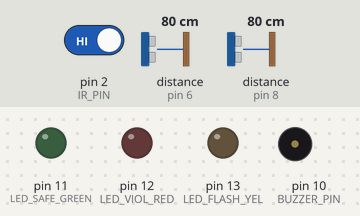
The sketch below on a simulated Arduino Uno, built with avr-gcc and run on an emulated ATmega328P. Shown: output pins drawn as LEDs (lit = HIGH), buzzer (waves = sounding). Wiring (inferred from the names in the program): 2 × ultrasonic range finder: trigger pin 7, echo pin 6 / trigger pin 9, echo pin 8. Dashed ring = blinking. The test bench sets the inputs (shaded band); at power-on: distance to the obstacle (sensors on pin 6, pin 8) 80 cm, pin 2 (IR_PIN) HIGH. The echo pulse lasts 58.3 µs per cm; pins used as bus, display or sensor lines are not drawn; what the sketch prints to the serial monitor is not drawn.

Above: at 1.5 s.
1.6 s: distance to the obstacle (sensor on pin 6) set to 21 cm
3.1 s: distance to the obstacle (sensor on pin 6) set to 17 cm
At 3.38 s:
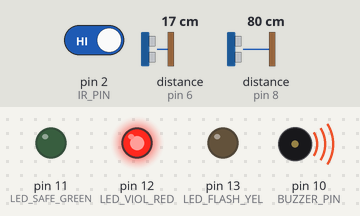
6.1 s: distance to the obstacle (sensor on pin 8) set to 21 cm
9.1 s: distance to the obstacle (sensor on pin 8) set to 17 cm
At 11.4 s:
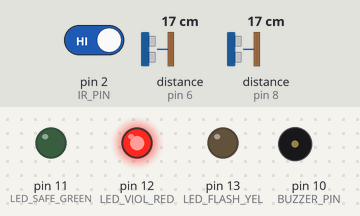
12.1 s: pin 2 (IR_PIN) driven LOW
At 14.4 s:
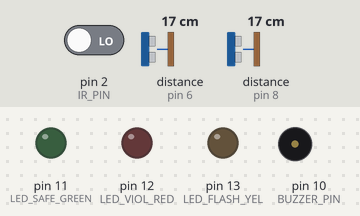
15.1 s: pin 2 (IR_PIN) driven HIGH
At 15.56 s:
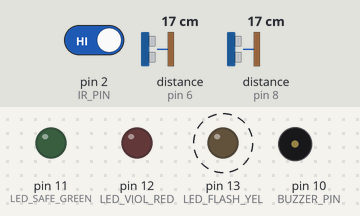
Timing chart, 0 to 19.1 s (numbered marks = the images above; inputs shaded):
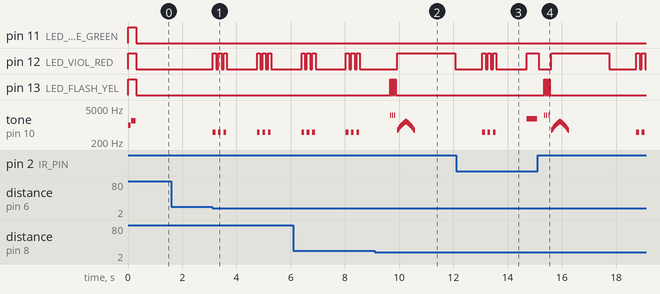

The sketch:

02-traffic-speed-radar.ino
```cpp
/*
 * =====================================================================================
 * PROJECT 02: High-Speed Traffic Radar & Automated Speed Camera Trap
 * Hardware: Arduino Uno + 2x Ultrasonic (HC-SR04) + 1x IR Sensor + 1x Buzzer + 3x LEDs
 * =====================================================================================
 *
 * ZERO RE-WIRING NEEDED (Same as Project 01!):
 * - Ultrasonic 1 (Entry Gate / Trap A) : TRIG = Pin 9, ECHO = Pin 8
 * - Ultrasonic 2 (Exit Gate  / Trap B) : TRIG = Pin 7, ECHO = Pin 6
 * - IR Sensor    (Stop-Line Camera)    : OUT  = Pin 2
 * - Buzzer       (Camera Shutter/Alarm): (+)  = Pin 10
 * - Green LED    (Safe Speed OK)       : (+)  = Pin 11
 * - Red LED      (Speed Violation / Cit): (+) = Pin 12
 * - Yellow LED   (Camera Strobe Flash) : (+)  = Pin 13
 *
 * SETUP ON TABLE:
 * Place Sensor 1 and Sensor 2 facing across your desk, separated by 10 cm.
 * =====================================================================================
 */

// --- PIN DEFINITIONS ---
const int TRIG_1 = 9;
const int ECHO_1 = 8;
const int TRIG_2 = 7;
const int ECHO_2 = 6;
const int IR_PIN = 2;
const int BUZZER_PIN = 10;

const int LED_SAFE_GREEN  = 11; // Safe speed
const int LED_VIOL_RED    = 12; // Speed / Red light violation
const int LED_FLASH_YEL   = 13; // Speed camera flash strobe

// --- RADAR CONFIGURATION ---
const float SENSOR_DISTANCE_CM = 10.0; // Distance between Sensor 1 & Sensor 2 in cm
const float SPEED_LIMIT_KMH    = 45.0; // Speed limit threshold in simulated km/h
const int   DETECTION_RANGE_CM = 18;   // Maximum distance to detect vehicle (cm)

// Function declarations
long getDistance(int trigPin, int echoPin);
void triggerCameraFlash();
void playViolationSiren();
void playSafeChirp();
void printTicket(float speedKmh, unsigned long transitMs, bool isViolation);

void setup() {
  Serial.begin(115200);
  Serial.println(F("\n=================================================="));
  Serial.println(F(" Project 02: High-Speed Radar & Speed Camera Trap "));
  Serial.println(F("=================================================="));

  pinMode(TRIG_1, OUTPUT);
  pinMode(ECHO_1, INPUT);
  pinMode(TRIG_2, OUTPUT);
  pinMode(ECHO_2, INPUT);
  pinMode(IR_PIN, INPUT_PULLUP);

  pinMode(BUZZER_PIN, OUTPUT);
  pinMode(LED_SAFE_GREEN, OUTPUT);
  pinMode(LED_VIOL_RED, OUTPUT);
  pinMode(LED_FLASH_YEL, OUTPUT);

  // Startup Calibration Test
  digitalWrite(LED_SAFE_GREEN, HIGH);
  digitalWrite(LED_VIOL_RED, HIGH);
  digitalWrite(LED_FLASH_YEL, HIGH);
  tone(BUZZER_PIN, 1000, 100); delay(120);
  tone(BUZZER_PIN, 1500, 150); delay(180);
  digitalWrite(LED_SAFE_GREEN, LOW);
  digitalWrite(LED_VIOL_RED, LOW);
  digitalWrite(LED_FLASH_YEL, LOW);

  Serial.println(F("[Ready] Speed Trap Armed!"));
  Serial.print(F("-> Sensor Spacing : ")); Serial.print(SENSOR_DISTANCE_CM); Serial.println(F(" cm"));
  Serial.print(F("-> Speed Limit    : ")); Serial.print(SPEED_LIMIT_KMH); Serial.println(F(" km/h"));
  Serial.println(F("-> Slide object past Sensor 1 then Sensor 2 to measure speed.\n"));
}

void loop() {
  // 1. Check for Stop-Line / Red Light Violation via IR Sensor
  if (digitalRead(IR_PIN) == LOW) {
    Serial.println(F("\n🚨 [RED LIGHT VIOLATION] Vehicle crossed intersection stop line!"));
    digitalWrite(LED_VIOL_RED, HIGH);
    tone(BUZZER_PIN, 1800, 400); delay(450);
    digitalWrite(LED_VIOL_RED, LOW);
    while (digitalRead(IR_PIN) == LOW); // Wait until clear
    delay(200);
    return;
  }

  // 2. Poll Sensor 1 (Entry Gate)
  long dist1 = getDistance(TRIG_1, ECHO_1);

  if (dist1 > 0 && dist1 <= DETECTION_RANGE_CM) {
    unsigned long t1 = micros(); // Entry timestamp in microseconds
    digitalWrite(LED_FLASH_YEL, HIGH); // Armed indicator

    // Wait for vehicle to reach Sensor 2 (timeout after 2.5 seconds)
    bool captured = false;
    unsigned long timeoutStart = millis();

    while (millis() - timeoutStart < 2500) {
      long dist2 = getDistance(TRIG_2, ECHO_2);

      if (dist2 > 0 && dist2 <= DETECTION_RANGE_CM) {
        unsigned long t2 = micros(); // Exit timestamp
        captured = true;
        digitalWrite(LED_FLASH_YEL, LOW);

        // Calculate time elapsed
        unsigned long deltaMicros = t2 - t1;
        float transitSeconds = (float)deltaMicros / 1000000.0;
        unsigned long transitMs = deltaMicros / 1000;

        // Speed in cm/s = distance_cm / seconds
        float speedCmPerSec = SENSOR_DISTANCE_CM / transitSeconds;

        // Scale to simulated km/h (1 cm/s in table-scale ~ 0.5 km/h simulated)
        // E.g., 10 cm in 0.10s = 100 cm/s = 50 km/h
        float speedKmh = speedCmPerSec * 0.5;

        // Speed Evaluation
        if (speedKmh > SPEED_LIMIT_KMH) {
          // OVERSPEED VIOLATION!
          triggerCameraFlash();
          printTicket(speedKmh, transitMs, true);
          playViolationSiren();
        } else {
          // SAFE SPEED
          digitalWrite(LED_SAFE_GREEN, HIGH);
          printTicket(speedKmh, transitMs, false);
          playSafeChirp();
          delay(1000);
          digitalWrite(LED_SAFE_GREEN, LOW);
        }
        break;
      }
      delay(5); // Fast polling loop
    }

    digitalWrite(LED_FLASH_YEL, LOW);

    if (!captured) {
      Serial.println(F("[Radar] Vehicle entered Gate 1 but stopped or turned back."));
    }

    delay(1000); // Debounce to allow vehicle to clear radar zone
  }

  // 3. Check for Reverse / Wrong-Way Traffic (Sensor 2 triggered first)
  long dist2Check = getDistance(TRIG_2, ECHO_2);
  if (dist2Check > 0 && dist2Check <= DETECTION_RANGE_CM) {
    Serial.println(F("⚠️  [WRONG WAY WARNING] Vehicle traveling against traffic!"));
    for (int i = 0; i < 3; i++) {
      digitalWrite(LED_VIOL_RED, HIGH);
      tone(BUZZER_PIN, 500, 100);
      delay(120);
      digitalWrite(LED_VIOL_RED, LOW);
      delay(80);
    }
    delay(1000);
  }

  delay(30);
}

// =====================================================================================
// HELPER FUNCTIONS
// =====================================================================================

void triggerCameraFlash() {
  // Strobe Yellow LED 3 times like an automated speed camera flash
  for (int i = 0; i < 3; i++) {
    digitalWrite(LED_FLASH_YEL, HIGH);
    tone(BUZZER_PIN, 2500, 30);
    delay(40);
    digitalWrite(LED_FLASH_YEL, LOW);
    delay(40);
  }
}

void playViolationSiren() {
  digitalWrite(LED_VIOL_RED, HIGH);
  for (int freq = 600; freq <= 1400; freq += 40) {
    tone(BUZZER_PIN, freq, 15);
    delay(15);
  }
  for (int freq = 1400; freq >= 600; freq -= 40) {
    tone(BUZZER_PIN, freq, 15);
    delay(15);
  }
  noTone(BUZZER_PIN);
  delay(1500);
  digitalWrite(LED_VIOL_RED, LOW);
}

void playSafeChirp() {
  tone(BUZZER_PIN, 1000, 80); delay(100);
  tone(BUZZER_PIN, 1400, 120); delay(150);
}

void printTicket(float speedKmh, unsigned long transitMs, bool isViolation) {
  Serial.println(F("\n=================================================="));
  if (isViolation) {
    Serial.println(F("📸 SPEED TRAP CITATION: VIOLATION DETECTED!"));
  } else {
    Serial.println(F("✅ VEHICLE SPEED LOG: WITHIN LEGAL LIMIT"));
  }
  Serial.println(F("=================================================="));
  Serial.print(F("Transit Time     : ")); Serial.print(transitMs); Serial.println(F(" ms"));
  Serial.print(F("Measured Speed   : ")); Serial.print(speedKmh, 1); Serial.println(F(" km/h"));
  Serial.print(F("Speed Limit      : ")); Serial.print(SPEED_LIMIT_KMH, 1); Serial.println(F(" km/h"));
  Serial.print(F("Action Taken     : "));
  if (isViolation) {
    Serial.println(F("OVERSPEED TICKET ISSUED [PHOTO CAPTURED]"));
  } else {
    Serial.println(F("CLEAR - SAFE DRIVER"));
  }
  Serial.println(F("==================================================\n"));
}

long getDistance(int trigPin, int echoPin) {
  digitalWrite(trigPin, LOW);
  delayMicroseconds(2);
  digitalWrite(trigPin, HIGH);
  delayMicroseconds(10);
  digitalWrite(trigPin, LOW);

  long duration = pulseIn(echoPin, HIGH, 15000); // 15ms timeout (~2.5m max)
  if (duration == 0) return 999;
  return duration * 0.0343 / 2;
}
```

Measured:
- the behaviour switches between 20 and 19 cm on distance to the obstacle (sensor on pin 6) (found by bisection; images 0 and 1)
- the behaviour switches between 20 and 19 cm on distance to the obstacle (sensor on pin 8) (found by bisection; images 1 and 2)
- after the input at 1.6 s, every drawn part: stays the same
- after the input at 3.1 s, tone on pin 10 (BUZZER_PIN): plays 500 Hz for 0.10 s, 500 Hz for 0.10 s, 500 Hz for 0.10 s, 500 Hz for 0.10 s, 500 Hz for 0.10 s, 500 Hz for 0.10 s, starting at once
- after the input at 9.1 s, pin 13 (LED_FLASH_YEL): alternates HIGH for 0.04 s and LOW for 0.04 s, 6 changes in all, then stays LOW, starting after 0.57 s
- after the input at 12.1 s, pin 13 (LED_FLASH_YEL): stops changing and stays LOW
